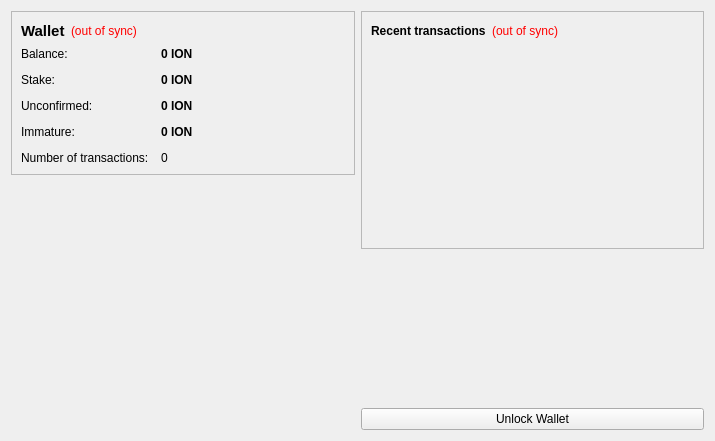
<?xml version="1.0" encoding="UTF-8"?>
<ui version="4.0">
 <class>OverviewPage</class>
 <widget class="QWidget" name="OverviewPage">
  <property name="geometry">
   <rect>
    <x>0</x>
    <y>0</y>
    <width>715</width>
    <height>441</height>
   </rect>
  </property>
  <property name="windowTitle">
   <string>Form</string>
  </property>
  <layout class="QHBoxLayout" name="horizontalLayout" stretch="1,1">
   <item>
    <layout class="QVBoxLayout" name="verticalLayout_2">
     <item>
      <widget class="QFrame" name="frame">
       <property name="frameShape">
        <enum>QFrame::StyledPanel</enum>
       </property>
       <property name="frameShadow">
        <enum>QFrame::Raised</enum>
       </property>
       <layout class="QVBoxLayout" name="verticalLayout_4">
        <item>
         <layout class="QHBoxLayout" name="horizontalLayout_4">
          <item>
           <widget class="QLabel" name="label_5">
            <property name="font">
             <font>
              <pointsize>11</pointsize>
              <weight>75</weight>
              <bold>true</bold>
             </font>
            </property>
            <property name="text">
             <string>Wallet</string>
            </property>
           </widget>
          </item>
          <item>
           <widget class="QLabel" name="labelWalletStatus">
            <property name="toolTip">
             <string>The displayed information may be out of date. Your wallet automatically synchronizes with the IonCoin network after a connection is established, but this process has not completed yet.</string>
            </property>
            <property name="styleSheet">
             <string notr="true">QLabel { color: red; }</string>
            </property>
            <property name="text">
             <string notr="true">(out of sync)</string>
            </property>
            <property name="alignment">
             <set>Qt::AlignLeading|Qt::AlignLeft|Qt::AlignVCenter</set>
            </property>
           </widget>
          </item>
          <item>
           <spacer name="horizontalSpacer_2">
            <property name="orientation">
             <enum>Qt::Horizontal</enum>
            </property>
            <property name="sizeHint" stdset="0">
             <size>
              <width>40</width>
              <height>20</height>
             </size>
            </property>
           </spacer>
          </item>
         </layout>
        </item>
        <item>
         <layout class="QFormLayout" name="formLayout_2">
          <property name="fieldGrowthPolicy">
           <enum>QFormLayout::AllNonFixedFieldsGrow</enum>
          </property>
          <property name="horizontalSpacing">
           <number>12</number>
          </property>
          <property name="verticalSpacing">
           <number>12</number>
          </property>
          <item row="0" column="0">
           <widget class="QLabel" name="label">
            <property name="text">
             <string>Balance:</string>
            </property>
           </widget>
          </item>
          <item row="0" column="1">
           <widget class="QLabel" name="labelBalance">
            <property name="font">
             <font>
              <weight>75</weight>
              <bold>true</bold>
             </font>
            </property>
            <property name="cursor">
             <cursorShape>IBeamCursor</cursorShape>
            </property>
            <property name="toolTip">
             <string>Your current balance</string>
            </property>
            <property name="text">
             <string notr="true">0 ION</string>
            </property>
            <property name="textInteractionFlags">
             <set>Qt::LinksAccessibleByMouse|Qt::TextSelectableByKeyboard|Qt::TextSelectableByMouse</set>
            </property>
           </widget>
          </item>
          <item row="1" column="0">
           <widget class="QLabel" name="label_6">
            <property name="text">
             <string>Stake:</string>
            </property>
           </widget>
          </item>
          <item row="1" column="1">
           <widget class="QLabel" name="labelStake">
            <property name="font">
             <font>
              <weight>75</weight>
              <bold>true</bold>
             </font>
            </property>
            <property name="cursor">
             <cursorShape>IBeamCursor</cursorShape>
            </property>
            <property name="toolTip">
             <string>Total of coins that was staked, and do not yet count toward the current balance</string>
            </property>
            <property name="text">
             <string notr="true">0 ION</string>
            </property>
            <property name="textInteractionFlags">
             <set>Qt::LinksAccessibleByMouse|Qt::TextSelectableByKeyboard|Qt::TextSelectableByMouse</set>
            </property>
           </widget>
          </item>
          <item row="2" column="0">
           <widget class="QLabel" name="label_3">
            <property name="text">
             <string>Unconfirmed:</string>
            </property>
           </widget>
          </item>
          <item row="2" column="1">
           <widget class="QLabel" name="labelUnconfirmed">
            <property name="font">
             <font>
              <weight>75</weight>
              <bold>true</bold>
             </font>
            </property>
            <property name="cursor">
             <cursorShape>IBeamCursor</cursorShape>
            </property>
            <property name="toolTip">
             <string>Total of transactions that have yet to be confirmed, and do not yet count toward the current balance</string>
            </property>
            <property name="text">
             <string notr="true">0 ION</string>
            </property>
            <property name="textInteractionFlags">
             <set>Qt::LinksAccessibleByMouse|Qt::TextSelectableByKeyboard|Qt::TextSelectableByMouse</set>
            </property>
           </widget>
          </item>
          <item row="3" column="0">
           <widget class="QLabel" name="labelImmatureText">
            <property name="text">
             <string>Immature:</string>
            </property>
           </widget>
          </item>
          <item row="3" column="1">
           <widget class="QLabel" name="labelImmature">
            <property name="font">
             <font>
              <weight>75</weight>
              <bold>true</bold>
             </font>
            </property>
            <property name="toolTip">
             <string>Mined balance that has not yet matured</string>
            </property>
            <property name="text">
             <string notr="true">0 ION</string>
            </property>
            <property name="textInteractionFlags">
             <set>Qt::LinksAccessibleByMouse|Qt::TextSelectableByKeyboard|Qt::TextSelectableByMouse</set>
            </property>
           </widget>
          </item>
          <item row="4" column="0">
           <widget class="QLabel" name="label_2">
            <property name="text">
             <string>Number of transactions:</string>
            </property>
           </widget>
          </item>
          <item row="4" column="1">
           <widget class="QLabel" name="labelNumTransactions">
            <property name="toolTip">
             <string>Total number of transactions in wallet</string>
            </property>
            <property name="text">
             <string notr="true">0</string>
            </property>
           </widget>
          </item>
         </layout>
        </item>
       </layout>
      </widget>
     </item>
     <item>
      <spacer name="verticalSpacer">
       <property name="orientation">
        <enum>Qt::Vertical</enum>
       </property>
       <property name="sizeHint" stdset="0">
        <size>
         <width>20</width>
         <height>40</height>
        </size>
       </property>
      </spacer>
     </item>
     <item>
      <widget class="QLabel" name="label_6">
       <property name="text">
        <string/>
       </property>
       <property name="pixmap">
        <pixmap resource="../bitcoin.qrc">:/images/backg</pixmap>
       </property>
       <property name="scaledContents">
        <bool>false</bool>
       </property>
       <property name="alignment">
        <set>Qt::AlignCenter</set>
       </property>
       <property name="margin">
        <number>-2</number>
       </property>
      </widget>
     </item>
    </layout>
   </item>
   <item>
    <layout class="QVBoxLayout" name="verticalLayout_3">
     <item>
      <widget class="QFrame" name="frame_2">
       <property name="frameShape">
        <enum>QFrame::StyledPanel</enum>
       </property>
       <property name="frameShadow">
        <enum>QFrame::Raised</enum>
       </property>
       <layout class="QVBoxLayout" name="verticalLayout">
        <item>
         <layout class="QHBoxLayout" name="horizontalLayout_2">
          <item>
           <widget class="QLabel" name="label_4">
            <property name="text">
             <string>&lt;b&gt;Recent transactions&lt;/b&gt;</string>
            </property>
           </widget>
          </item>
          <item>
           <widget class="QLabel" name="labelTransactionsStatus">
            <property name="toolTip">
             <string>The displayed information may be out of date. Your wallet automatically synchronizes with the IonCoin network after a connection is established, but this process has not completed yet.</string>
            </property>
            <property name="styleSheet">
             <string notr="true">QLabel { color: red; }</string>
            </property>
            <property name="text">
             <string notr="true">(out of sync)</string>
            </property>
            <property name="alignment">
             <set>Qt::AlignRight|Qt::AlignTrailing|Qt::AlignVCenter</set>
            </property>
           </widget>
          </item>
          <item>
           <spacer name="horizontalSpacer">
            <property name="orientation">
             <enum>Qt::Horizontal</enum>
            </property>
            <property name="sizeHint" stdset="0">
             <size>
              <width>40</width>
              <height>20</height>
             </size>
            </property>
           </spacer>
          </item>
         </layout>
        </item>
        <item>
         <widget class="QListView" name="listTransactions">
          <property name="styleSheet">
           <string notr="true">QListView { background: transparent; }</string>
          </property>
          <property name="frameShape">
           <enum>QFrame::NoFrame</enum>
          </property>
          <property name="verticalScrollBarPolicy">
           <enum>Qt::ScrollBarAlwaysOff</enum>
          </property>
          <property name="horizontalScrollBarPolicy">
           <enum>Qt::ScrollBarAlwaysOff</enum>
          </property>
          <property name="selectionMode">
           <enum>QAbstractItemView::NoSelection</enum>
          </property>
         </widget>
        </item>
       </layout>
      </widget>
     </item>
     <item>
      <spacer name="verticalSpacer_2">
       <property name="orientation">
        <enum>Qt::Vertical</enum>
       </property>
       <property name="sizeHint" stdset="0">
        <size>
         <width>20</width>
         <height>40</height>
        </size>
       </property>
      </spacer>
     </item>
     <item>
      <widget class="QPushButton" name="unlockWalletButton">
       <property name="text">
        <string>Unlock Wallet</string>
       </property>
      </widget>
     </item>
    </layout>
   </item>
  </layout>
 </widget>
 <resources>
  <include location="../bitcoin.qrc"/>
 </resources>
 <connections/>
</ui>
